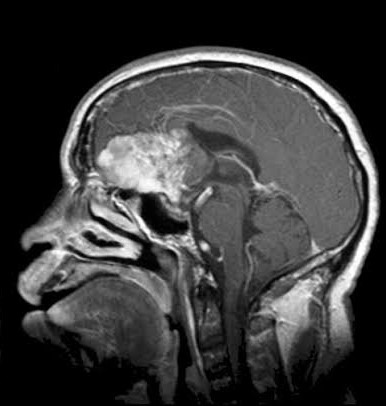
#> input picture Data/Testing/glioma_tumor/image(10).jpg, 386 x 406 px, found by its file name; its folder holds only this picture in this run
$ jupyter execute --allow-errors svm.ipynb
#> lines starting #> are read from the running program, lines starting #| are printed output that depends on the picture
#> further down, img is the input picture: shape (406, 386); min 0, max 255, mean 60.2
#> `img = cv2.resize(img, (image_size,image_size))`:
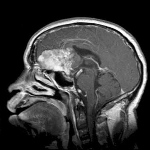
#> img: shape (150, 150); min 0, max 255, mean 60.1
#> `img = cv2.medianBlur(img, 5)`:
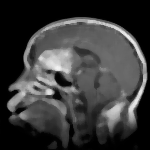
#> img: shape (150, 150); min 0, max 243, mean 59
[cell 1]
import numpy as np
import pandas as pd
import os
import matplotlib.pyplot as plt
from sklearn.model_selection import train_test_split
from sklearn.metrics import accuracy_score
import cv2
from sklearn.linear_model import LogisticRegression
from sklearn.svm import SVC
from sklearn.decomposition import PCA
from sklearn.model_selection import GridSearchCV
from sklearn.metrics import classification_report,confusion_matrix
import seaborn as sns
from tqdm import tqdm
import random
labels = ['glioma_tumor','no_tumor','meningioma_tumor','pituitary_tumor']
classes = {'glioma_tumor':0,'no_tumor': 1,'meningioma_tumor':2, 'pituitary_tumor': 3}

[cell 2]
image_size = 150
X, Y = [], []
#> (the rest of this cell did not finish here and is left out)

[cell 3]
colors_dark = ["#1F1F1F", "#313131", '#636363', '#AEAEAE', '#DADADA']
colors_red = ["#331313", "#582626", '#9E1717', '#D35151', '#E9B4B4']
colors_green = ['#01411C','#4B6F44','#4F7942','#74C365','#D0F0C0']
k=0
fig, ax = plt.subplots(1,4,figsize=(20,20))
fig.text(s='Sample Image From Each Label',size=18,fontweight='bold',
             fontname='monospace',color=colors_dark[1],y=0.62,x=0.4,alpha=0.8)
#> (the rest of this cell did not finish here and is left out)

#> (a cell that did not finish here is left out)

#> (a cell that did not finish here is left out)

#> (a cell that did not finish here is left out)

[cell 7]
fig,ax=plt.subplots(1,1,figsize=(14,7))
#> (the rest of this cell did not finish here and is left out)

[cell 8]
def make_pred_from_picture(tumor_type):
    plt.figure(figsize = (12,8))
    dec = {0:'glioma_tumor', 1:'no_tumor',2:'meningioma_tumor', 3:'pituitary_tumor'}

    c=1

    # Get a list of all the image filenames in the folder
    filenames = os.listdir(f'Data/Testing/{tumor_type}/')

    # Generate 9 random indices
    indices = random.sample(range(len(filenames)), 9)

    # Get the 9 random filenames using the random indices
    random_filenames = [filenames[i] for i in indices]

    # Loop through the random filenames and make predictions
    for i in random_filenames:
        plt.subplot(3,3,c)
        img=cv2.imread(f'Data/Testing/{tumor_type}/'+i, 0)
        img1=cv2.resize(img, (image_size,image_size))
        img1 = img1.reshape(1,-1)
        p = svm.predict(img1)
        plt.title(dec[p[0]])
        plt.imshow(img,cmap='gray')
        plt.axis('off')
        c+=1

#> (a cell that did not finish here is left out)

#> (a cell that did not finish here is left out)


#> (a cell that did not finish here is left out)


#> (a cell that did not finish here is left out)
